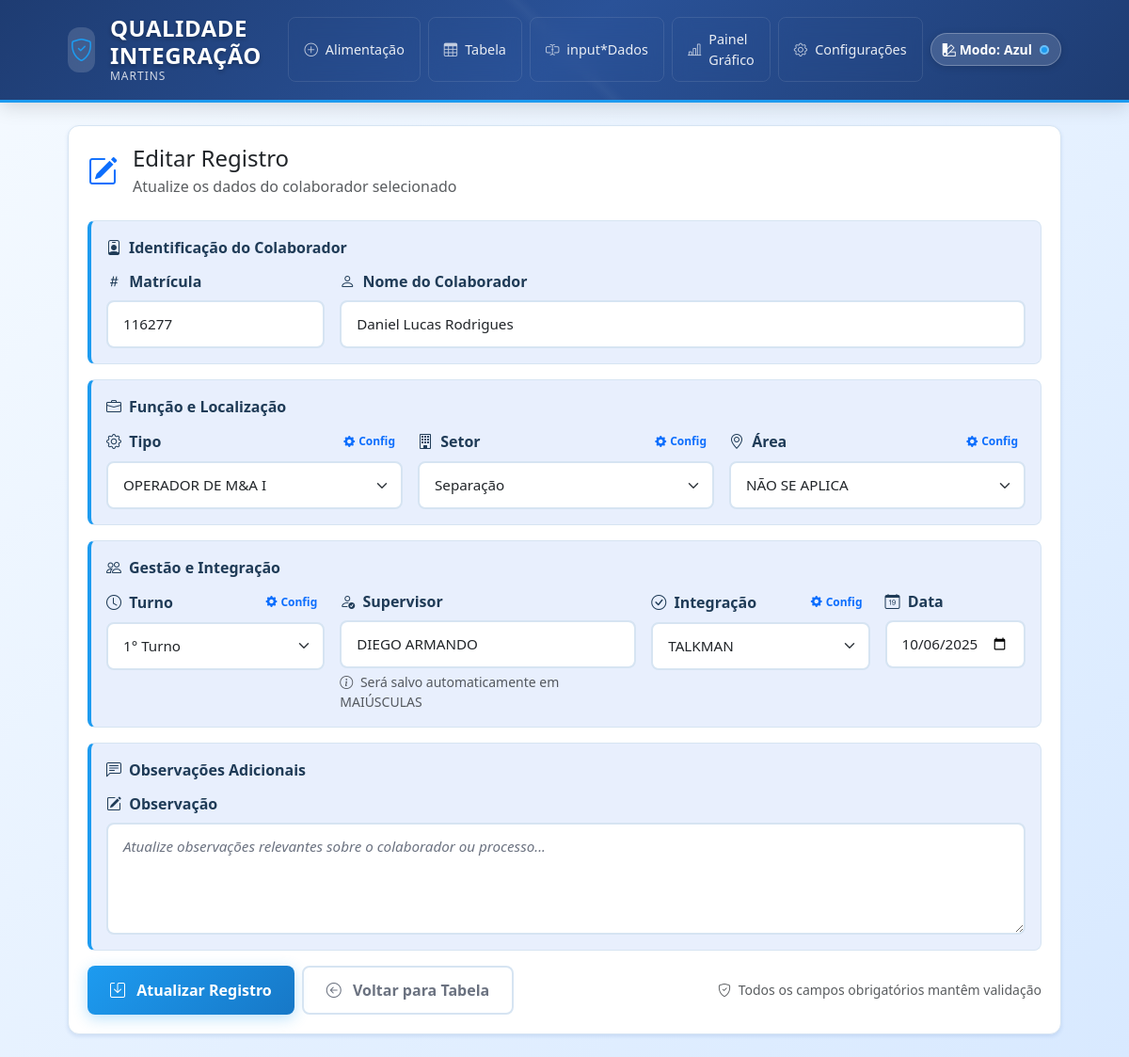
The page /tabela/112/editar?min_data=2025-09-08&max_data=2025-10-07&q_nome=&q_matricula=&q_supervisor=&page=1&per_page=25 on the database its author committed.
### app/models.py (models this page shows, shortened)
class Colaborador(db.Model):
    __tablename__ = 'colaboradores'
    id = db.Column(db.Integer, primary_key=True)
    matricula = db.Column(db.Integer, nullable=False, index=True)
    nome = db.Column(db.String(120), nullable=False)
    tipo = db.Column(db.String(50), nullable=False)  # from list 'tipo'
    setor = db.Column(db.String(50), nullable=False)  # from list 'setor'
    area = db.Column(db.String(120), nullable=False)  # list 'area' (editable)
    turno = db.Column(db.String(50), nullable=False)  # from list 'turno'
    supervisor = db.Column(db.String(120), nullable=False)  # stored UPPER
    integracao = db.Column(db.String(10), nullable=False)  # from list 'integracao'
    data = db.Column(db.Date, nullable=False, default=datetime.utcnow)
    observacao = db.Column(db.Text, nullable=True)
    created_at = db.Column(db.DateTime, default=datetime.utcnow)

### app/views.py (the view, shortened to what this page needs)
@bp.route('/tabela/<int:item_id>/editar', methods=['GET', 'POST'])
def editar_colaborador(item_id: int):
    col = Colaborador.query.get_or_404(item_id)
    lists = {
        'tipo': get_list('tipo'),
        'setor': get_list('setor'),
        'area': get_list('area'),
        'turno': get_list('turno'),
        'integracao': get_list('integracao'),
    }
    for key in ('tipo', 'setor', 'area', 'turno', 'integracao'):
        current_value = getattr(col, key, None)
        if current_value and current_value not in lists[key]:
            lists[key] = [current_value] + lists[key]
    filters_raw = {
        'min_data': request.args.get('min_data'),
        'max_data': request.args.get('max_data'),
        'q_nome': request.args.get('q_nome'),
        'q_matricula': request.args.get('q_matricula'),
        'q_supervisor': request.args.get('q_supervisor'),
        'page': request.args.get('page', type=int),
        'per_page': request.args.get('per_page', type=int),
    }
    filters = {k: v for k, v in filters_raw.items() if v not in (None, '')}
    return_url = url_for('main.tabela', **filters) if filters else url_for('main.tabela')
    form_action = url_for('main.editar_colaborador', item_id=col.id, **filters) if filters else url_for('main.editar_colaborador', item_id=col.id)
    form_data = {
        'matricula': col.matricula,
        'nome': col.nome,
        'tipo': col.tipo,
        'setor': col.setor,
        'area': col.area,
        'turno': col.turno,
        'supervisor': col.supervisor,
        'integracao': col.integracao,
        'data': col.data.strftime('%Y-%m-%d') if col.data else '',
        'observacao': col.observacao or '',
    }
    return render_template(
        'editar_colaborador.html',
        col=col,
        lists=lists,
        form=form_data,
        form_action=form_action,
        return_url=return_url,
    )

### app/views.py (called while the page is built)
def get_list(nome: str) -> list[str]:
    rows = ConfigList.query.filter_by(nome_lista=nome).order_by(ConfigList.valor.asc()).all()
    return [r.valor for r in rows]

### templates/editar_colaborador.html (shortened to what this page needs)
{% extends 'base.html' %}
{% block content %}
<div class="row">
  <div class="col-12">
    <div class="card">
      <div class="card-body">
        <div class="d-flex align-items-center mb-4">
          <i class="bi bi-pencil-square text-primary me-3" style="font-size: 2rem;"></i>
          <div>
            <h2 class="h4 mb-1">Editar Registro</h2>
            <p class="text-muted mb-0">Atualize os dados do colaborador selecionado</p>
          </div>
        </div>
        <form method="post" action="{{ form_action }}">
          <div class="field-group">
            <div class="field-group-title">
              <i class="bi bi-person-badge"></i>
              Identificação do Colaborador
            </div>
            <div class="row g-3">
              <div class="col-md-3">
                <label class="form-label">
                  <i class="bi bi-hash me-1"></i>
                  Matrícula
                </label>
                <input name="matricula" type="number" class="form-control" required
                       value="{{ form.matricula }}"
                       placeholder="Ex.: 12345">
              </div>
              <div class="col-md-9">
                <label class="form-label">
                  <i class="bi bi-person me-1"></i>
                  Nome do Colaborador
                </label>
                <input name="nome" type="text" class="form-control" required
                       value="{{ form.nome }}"
                       placeholder="Ex.: Maria Silva Santos">
              </div>
            </div>
          </div>
          <div class="field-group">
            <div class="field-group-title">
              <i class="bi bi-briefcase"></i>
              Função e Localização
            </div>
            <div class="row g-3">
              <div class="col-md-4">
                <label class="form-label d-flex align-items-center justify-content-between">
                  <span>
                    <i class="bi bi-gear me-1"></i>
                    Tipo
                  </span>
                  <a href="{{ url_for('main.config_lists') }}#tipo" class="btn btn-sm btn-outline-primary config-btn">
                    <i class="bi bi-gear-fill me-1"></i>Config
                  </a>
                </label>
                <select name="tipo" class="form-select" required>
                  {% for v in lists.tipo %}
                  <option value="{{ v }}" {{ 'selected' if form.tipo==v else '' }}>{{ v }}</option>
                  {% endfor %}
                </select>
              </div>
              <div class="col-md-4">
                <label class="form-label d-flex align-items-center justify-content-between">
                  <span>
                    <i class="bi bi-building me-1"></i>
                    Setor
                  </span>
                  <a href="{{ url_for('main.config_lists') }}#setor" class="btn btn-sm btn-outline-primary config-btn">
                    <i class="bi bi-gear-fill me-1"></i>Config
                  </a>
                </label>
                <select name="setor" class="form-select" required>
                  {% for v in lists.setor %}
                  <option value="{{ v }}" {{ 'selected' if form.setor==v else '' }}>{{ v }}</option>
                  {% endfor %}
                </select>
              </div>
              <div class="col-md-4">
                <label class="form-label d-flex align-items-center justify-content-between">
                  <span>
                    <i class="bi bi-geo-alt me-1"></i>
                    Área
                  </span>
                  <a href="{{ url_for('main.config_lists') }}#area" class="btn btn-sm btn-outline-primary config-btn">
                    <i class="bi bi-gear-fill me-1"></i>Config
                  </a>
                </label>
                <select name="area" class="form-select" required>
                  {% for v in lists.area %}
                  <option value="{{ v }}" {{ 'selected' if form.area==v else '' }}>{{ v }}</option>
                  {% endfor %}
                </select>
              </div>
            </div>
          </div>
          <div class="field-group">
            <div class="field-group-title">
              <i class="bi bi-people"></i>
              Gestão e Integração
            </div>
            <div class="row g-3">
              <div class="col-md-3">
                <label class="form-label d-flex align-items-center justify-content-between">
                  <span>
                    <i class="bi bi-clock me-1"></i>
                    Turno
                  </span>
                  <a href="{{ url_for('main.config_lists') }}#turno" class="btn btn-sm btn-outline-primary config-btn">
                    <i class="bi bi-gear-fill me-1"></i>Config
                  </a>
                </label>
                <select name="turno" class="form-select" required>
                  {% for v in lists.turno %}
                  <option value="{{ v }}" {{ 'selected' if form.turno==v else '' }}>{{ v }}</option>
                  {% endfor %}
                </select>
              </div>
              <div class="col-md-4">
                <label class="form-label">
                  <i class="bi bi-person-check me-1"></i>
                  Supervisor
                </label>
                <input name="supervisor" type="text" class="form-control" required
                       value="{{ form.supervisor }}"
                       placeholder="Ex.: JOÃO SILVA">
                <div class="form-text">
                  <i class="bi bi-info-circle me-1"></i>
                  Será salvo automaticamente em MAIÚSCULAS
                </div>
              </div>
              <div class="col-md-3">
                <label class="form-label d-flex align-items-center justify-content-between">
                  <span>
                    <i class="bi bi-check-circle me-1"></i>
                    Integração
                  </span>
                  <a href="{{ url_for('main.config_lists') }}#integracao" class="btn btn-sm btn-outline-primary config-btn">
                    <i class="bi bi-gear-fill me-1"></i>Config
                  </a>
                </label>
                <select name="integracao" class="form-select" required>
                  {% for v in lists.integracao %}
                  <option value="{{ v }}" {{ 'selected' if form.integracao==v else '' }}>{{ v }}</option>
                  {% endfor %}
                </select>
              </div>
              <div class="col-md-2">
                <label class="form-label">
                  <i class="bi bi-calendar-date me-1"></i>
                  Data
                </label>
                <input name="data" type="date" class="form-control" required
                       value="{{ form.data }}">
              </div>
            </div>
          </div>
          <div class="field-group">
            <div class="field-group-title">
              <i class="bi bi-chat-left-text"></i>
              Observações Adicionais
            </div>
            <div class="row">
              <div class="col-12">
                <label class="form-label">
                  <i class="bi bi-pencil-square me-1"></i>
                  Observação
                </label>
                <textarea name="observacao" class="form-control" rows="4"
                          placeholder="Atualize observações relevantes sobre o colaborador ou processo...">{{ form.observacao }}</textarea>
              </div>
            </div>
          </div>
          <div class="d-flex gap-3 justify-content-between align-items-center">
            <div class="d-flex gap-2">
              <button class="btn btn-primary" type="submit">
                <i class="bi bi-save me-2"></i>
                Atualizar Registro
              </button>
              <a class="btn btn-outline-secondary" href="{{ return_url }}">
                <i class="bi bi-arrow-left-circle me-2"></i>
                Voltar para Tabela
              </a>
            </div>
            <div class="text-muted small">
              <i class="bi bi-shield-check me-1"></i>
              Todos os campos obrigatórios mantêm validação
            </div>
          </div>
        </form>
      </div>
    </div>
  </div>
</div>
{% endblock %}

### static/css/styles.css (style rules this page uses)
:root { --primary-color: #2c3e50; --primary-escrita: #2c3e50; --primary-light: #34495e; --primary-gradient-start: #1e3c72; --primary-gradient-middle: #2a5298; --primary-gradient-end: #1e3c72; --accent-color: #3498db; --accent-hover: #2980b9; --accent-rgb: 52, 152, 219; --success-color: #27ae60; --success-dark: #229954; --success-rgb: 39, 174, 96; --warning-color: #f39c12; --warning-rgb: 243, 156, 18; --danger-color: #e74c3c; --danger-rgb: 231, 76, 60; --info-color: #0ea5e9; --info-hover: #0b75d1; --primary-rgb: 44, 62, 80; --neutral-100: #ffffff; --neutral-200: #f5f7fa; --neutral-300: #c3cfe2; --light-bg: #e6e7ee; --card-bg: var(--neutral-100); --border-color: #e4e3f0; --text-muted: #6c757d; --shadow-light: 0 2px 4px rgba(0,0,0,0.1); --shadow-medium: 0 4px 12px rgba(0,0,0,0.15); --app-bg: linear-gradient(135deg, var(--neutral-200) 0%, var(--neutral-300) 100%); --header-bg: linear-gradient(135deg, var(--primary-gradient-start) 0%, var(--primary-gradient-middle) 50%, var(--primary-gradient-end) 100%); --acc-color-bg: var(--neutral-100); --chart-color-1: var(--accent-color); --chart-color-2: #60a5fa; --chart-color-3: var(--success-color); --chart-color-4: var(--warning-color); --chart-color-5: var(--danger-color); --chart-color-6: var(--info-color); --chart-color-emphasis: #fbbf24; --chart-neutral: #94a3b8; --chart-grid-color: rgba(15, 23, 42, 0.08); --chart-grid-dim: rgba(148, 163, 184, 0.16); --chart-tooltip-bg: rgba(255, 255, 255, 0.96); --chart-tooltip-border: rgba(148, 163, 184, 0.45); --chart-tooltip-text: #1f2937; --chart-area-fill: rgba(52, 152, 219, 0.18); --chart-area-strong: rgba(52, 152, 219, 0.45); }
body { background: var(--app-bg); min-height: 100vh; font-family: 'Segoe UI', system-ui, -apple-system, sans-serif; }
.card { border-radius: 0.75rem; border: 1px solid var(--border-color); box-shadow: var(--shadow-light); background: var(--card-bg); }
.card-body { padding: 1.25rem; }
.form-label { font-weight: 600; color: var(--primary-escrita); margin-bottom: 0.5rem; }
.form-control, .form-select { border-radius: 0.5rem; border: 2px solid var(--border-color); padding: 0.75rem 1rem; transition: all 0.3s ease; font-size: 0.95rem; }
.form-control::placeholder { color: var(--text-muted); font-style: italic; }
.btn { border-radius: 0.5rem; padding: 0.75rem 1.5rem; font-weight: 600; transition: all 0.3s ease; border: none; }
.btn-primary { background: linear-gradient(135deg, var(--accent-color) 0%, var(--accent-hover) 100%); box-shadow: 0 4px 15px rgba(var(--accent-rgb), 0.3); }
.btn-outline-secondary { border: 2px solid var(--border-color); color: var(--text-muted); }
.field-group { background: var(--acc-color-bg); border-radius: 0.5rem; padding: 1rem; margin-bottom: 1rem; border: 1px solid var(--border-color); border-left: 4px solid var(--accent-color); }
.field-group-title { font-size: 1rem; font-weight: 700; color: var(--primary-escrita); margin-bottom: 0.75rem; display: flex; align-items: center; gap: 0.5rem; }
.config-btn { font-size: 0.75rem; padding: 0.25rem 0.5rem; border-radius: 0.25rem; text-decoration: none; transition: all 0.2s ease; }

### rows shown on the page
Colaborador: matricula "116277", nome "Daniel Lucas Rodrigues", supervisor "DIEGO ARMANDO"

### other values the page prints
form field tipo "OPERADOR DE M&A I"
form field setor "Separação"
form field area "NÃO SE APLICA"
form field turno "1° Turno"
form field integracao "TALKMAN"
